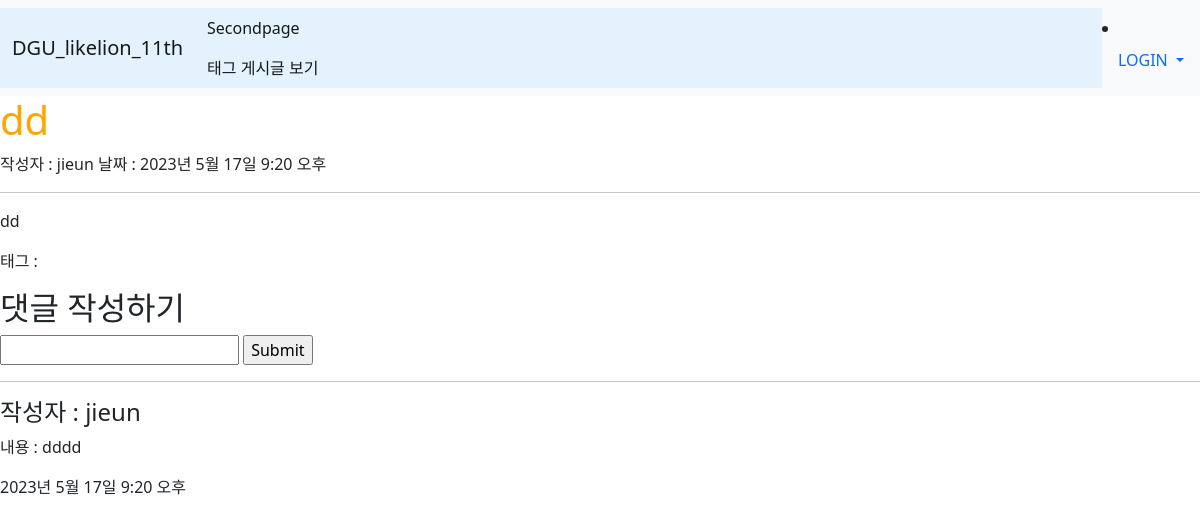
/1, run on an earlier commit of the app's database.
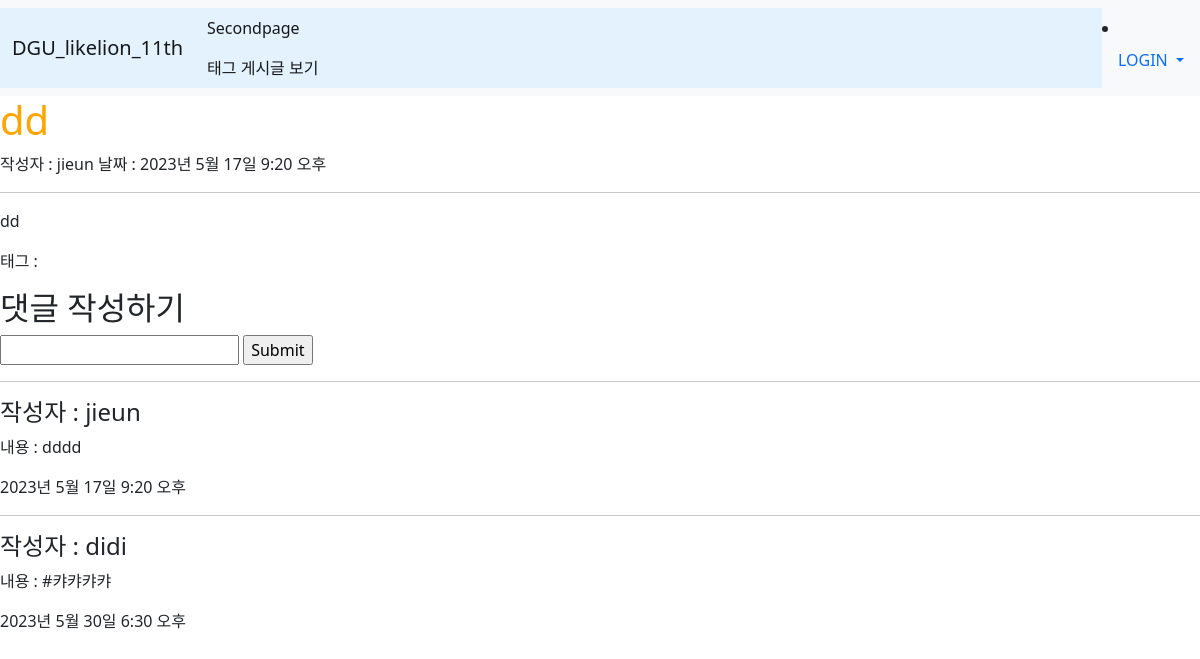
And on a later commit of the database.
### main/models.py (models this page shows, shortened)
class Comment(models.Model):
    content = models.TextField()
    pub_date = models.DateTimeField()
    writer = models.ForeignKey(User, null=False, blank=False, on_delete=models.CASCADE)
    blog = models.ForeignKey(Blog, null=False, blank=False, on_delete=models.CASCADE)
    tags = models.ManyToManyField(Tag, related_name='comments', blank=True)

### main/views.py (the view, shortened to what this page needs)
# urls.py: path('<int:id>', detail, name="detail"),
def detail(request, id):
    blog = get_object_or_404(Blog, pk = id)
    if request.method == 'GET':
        comments = Comment.objects.filter(blog=blog)
        return render(request, 'main/detail.html', {
            'blog':blog,
            'comments':comments,
            })

### main/templates/main/detail.html (shortened to what this page needs)
{% extends 'base.html' %}
{% load static %}
{% block content %}
<h1>{{blog.title}}</h1>
작성자 : {{blog.writer}}
날짜 : {{blog.pub_date}}
<hr>
<p>{{blog.body}}</p>
<p>태그 :
</p>
<div class="comment_container">
    <div class="comment_form">
        <h2>댓글 작성하기</h2>
        <form method="POST" action="{% url 'main:detail' blog.id %}">
            <input type="text" name="content">
            <input type="submit" name="submit">
        </form>
    </div>
    <div class="comment_list">
        {% for c in comments %}
        <hr>
        <h4>작성자 : {{c.writer}}</h4>
        <p>내용 : {{c.content}}</p>
        <p>{{c.pub_date}}</p>
        {% endfor %}
    </div>
</div>
{% endblock %}

What changed in the data, as far as the page shows it:
added Comment: writer "didi", content "#캬캬캬캬", pub_date "2023년 5월 30일 6:30 오후"
